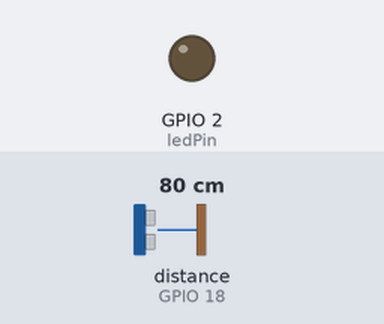
Recording of a sketch running on a simulated ESP32. On the bench: output pins drawn as LEDs (lit = HIGH). Wiring (inferred from the names in the program): ultrasonic range finder: trigger GPIO 5; echo GPIO 18. The inputs (shaded band) are chosen by the test bench; at power-on: distance to the obstacle (sensor on GPIO 18) 80 cm. The echo pulse lasts 58.3 µs per cm; WiFi joins after 1.5 s; servers stay silent unless stated; uploads are accepted with an empty reply; pins used as bus, display or sensor lines are not drawn; what the sketch prints to the serial monitor is not drawn.

Above: at 0.1 s.
At 1.6 s:
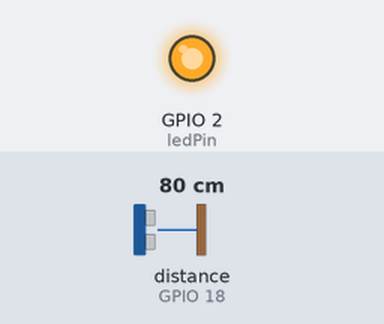
Timing chart, 0 to 3.1 s (numbered marks = the images above):
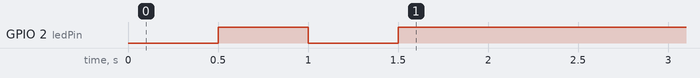

The sketch:

smartbin_esp32.ino
```cpp
// Simplified ESP32 code for SmartBin
// This is a basic version that works with Firebase Realtime Database

#include <WiFi.h>
#include <HTTPClient.h>
#include <ArduinoJson.h>

// WiFi Configuration
const char* ssid = "YOUR_WIFI_SSID";
const char* password = "YOUR_WIFI_PASSWORD";

// Firebase Configuration (use your project URL)
const char* firebaseHost = "https://smartbin-xxxxx.firebaseio.com"; // Replace with your Firebase URL
const char* firebaseAuth = "YOUR_DATABASE_SECRET_OR_API_KEY"; // Get from Firebase Console

// Ultrasonic Sensor Pins
const int trigPin = 5;
const int echoPin = 18;

// LED Pin
const int ledPin = 2;

// Bin Configuration
const int BIN_HEIGHT = 30; // Total bin height in cm
const int SENSOR_OFFSET = 5; // Distance from sensor to bin top

// Bin ID - Create this in your Firebase Firestore manually first
String binId = "bin001"; // Change this to match your bin ID in Firestore

void setup() {
  Serial.begin(115200);

  // Initialize pins
  pinMode(trigPin, OUTPUT);
  pinMode(echoPin, INPUT);
  pinMode(ledPin, OUTPUT);

  // Connect to WiFi
  Serial.println("Connecting to WiFi...");
  WiFi.begin(ssid, password);

  while (WiFi.status() != WL_CONNECTED) {
    delay(500);
    Serial.print(".");
    digitalWrite(ledPin, !digitalRead(ledPin));
  }

  Serial.println("\nWiFi connected!");
  Serial.print("IP Address: ");
  Serial.println(WiFi.localIP());
  digitalWrite(ledPin, HIGH);
  delay(2000);
}

void loop() {
  // Read distance from sensor
  long distance = measureDistance();

  // Calculate fill level
  int fillLevel = calculateFillLevel(distance);

  // Print to serial
  Serial.print("Distance: ");
  Serial.print(distance);
  Serial.print(" cm | Fill Level: ");
  Serial.print(fillLevel);
  Serial.println("%");

  // Send to Firebase
  if (WiFi.status() == WL_CONNECTED) {
    sendToFirebase(fillLevel);
  }

  // LED indicator
  blinkLED(fillLevel);

  // Wait 10 seconds before next reading
  delay(10000);
}

long measureDistance() {
  // Clear trigger
  digitalWrite(trigPin, LOW);
  delayMicroseconds(2);

  // Send pulse
  digitalWrite(trigPin, HIGH);
  delayMicroseconds(10);
  digitalWrite(trigPin, LOW);

  // Read echo
  long duration = pulseIn(echoPin, HIGH, 30000);
  long distance = duration * 0.034 / 2;

  // Validate
  if (distance == 0 || distance > 400) {
    return -1;
  }

  return distance;
}

int calculateFillLevel(long distance) {
  if (distance < 0) return 0;

  long emptySpace = distance - SENSOR_OFFSET;
  if (emptySpace < 0) emptySpace = 0;
  if (emptySpace > BIN_HEIGHT) emptySpace = BIN_HEIGHT;

  int fillLevel = 100 - ((emptySpace * 100) / BIN_HEIGHT);

  if (fillLevel < 0) fillLevel = 0;
  if (fillLevel > 100) fillLevel = 100;

  return fillLevel;
}

void sendToFirebase(int fillLevel) {
  HTTPClient http;

  // Construct URL - Using REST API
  String url = String(firebaseHost) + "/bins/" + binId + ".json";
  if (strlen(firebaseAuth) > 0) {
    url += "?auth=" + String(firebaseAuth);
  }

  http.begin(url);
  http.addHeader("Content-Type", "application/json");

  // Create JSON
  StaticJsonDocument<200> doc;
  doc["fillLevel"] = fillLevel;
  doc["lastUpdated"] = millis();

  // Determine status
  if (fillLevel >= 80) {
    doc["status"] = "FULL";
    doc["estimatedFullTime"] = "1-2 hours";
  } else if (fillLevel >= 40) {
    doc["status"] = "OK";
    doc["estimatedFullTime"] = "3 days";
  } else {
    doc["status"] = "EMPTY";
    doc["estimatedFullTime"] = "7+ days";
  }

  String jsonString;
  serializeJson(doc, jsonString);

  // Send PATCH request
  int httpResponseCode = http.PATCH(jsonString);

  if (httpResponseCode > 0) {
    Serial.print("Data sent! Response: ");
    Serial.println(httpResponseCode);
  } else {
    Serial.print("Error sending data: ");
    Serial.println(httpResponseCode);
  }

  http.end();
}

void blinkLED(int fillLevel) {
  if (fillLevel >= 80) {
    // FULL - Fast blink
    digitalWrite(ledPin, HIGH);
    delay(100);
    digitalWrite(ledPin, LOW);
    delay(100);
    digitalWrite(ledPin, HIGH);
    delay(100);
    digitalWrite(ledPin, LOW);
  } else if (fillLevel >= 40) {
    // OK - Slow blink
    digitalWrite(ledPin, HIGH);
    delay(300);
    digitalWrite(ledPin, LOW);
  } else {
    // EMPTY - Steady on
    digitalWrite(ledPin, HIGH);
  }
}
```
